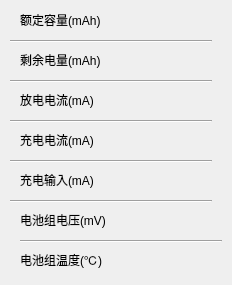
<?xml version="1.0" encoding="UTF-8"?>
<ui version="4.0">
 <class>RunningParamForm</class>
 <widget class="QWidget" name="RunningParamForm">
  <property name="geometry">
   <rect>
    <x>0</x>
    <y>0</y>
    <width>232</width>
    <height>285</height>
   </rect>
  </property>
  <property name="windowTitle">
   <string>Form</string>
  </property>
  <widget class="QLabel" name="label_ratedCapacity">
   <property name="geometry">
    <rect>
     <x>130</x>
     <y>10</y>
     <width>53</width>
     <height>15</height>
    </rect>
   </property>
   <property name="text">
    <string/>
   </property>
  </widget>
  <widget class="Line" name="line_8">
   <property name="geometry">
    <rect>
     <x>10</x>
     <y>80</y>
     <width>202</width>
     <height>2</height>
    </rect>
   </property>
   <property name="orientation">
    <enum>Qt::Horizontal</enum>
   </property>
  </widget>
  <widget class="QLabel" name="label_17">
   <property name="geometry">
    <rect>
     <x>20</x>
     <y>50</y>
     <width>141</width>
     <height>19</height>
    </rect>
   </property>
   <property name="text">
    <string>剩余电量(mAh)</string>
   </property>
  </widget>
  <widget class="QLabel" name="label_tempMax">
   <property name="geometry">
    <rect>
     <x>130</x>
     <y>250</y>
     <width>53</width>
     <height>21</height>
    </rect>
   </property>
   <property name="text">
    <string/>
   </property>
  </widget>
  <widget class="Line" name="line_7">
   <property name="geometry">
    <rect>
     <x>10</x>
     <y>40</y>
     <width>202</width>
     <height>2</height>
    </rect>
   </property>
   <property name="orientation">
    <enum>Qt::Horizontal</enum>
   </property>
  </widget>
  <widget class="QLabel" name="label_18">
   <property name="geometry">
    <rect>
     <x>20</x>
     <y>90</y>
     <width>111</width>
     <height>19</height>
    </rect>
   </property>
   <property name="text">
    <string>放电电流(mA)</string>
   </property>
  </widget>
  <widget class="Line" name="line_18">
   <property name="geometry">
    <rect>
     <x>10</x>
     <y>200</y>
     <width>202</width>
     <height>2</height>
    </rect>
   </property>
   <property name="orientation">
    <enum>Qt::Horizontal</enum>
   </property>
  </widget>
  <widget class="QLabel" name="label_voltage">
   <property name="geometry">
    <rect>
     <x>130</x>
     <y>210</y>
     <width>53</width>
     <height>21</height>
    </rect>
   </property>
   <property name="text">
    <string/>
   </property>
  </widget>
  <widget class="QLabel" name="label_19">
   <property name="geometry">
    <rect>
     <x>20</x>
     <y>130</y>
     <width>121</width>
     <height>19</height>
    </rect>
   </property>
   <property name="text">
    <string>充电电流(mA)</string>
   </property>
  </widget>
  <widget class="QLabel" name="label_22">
   <property name="geometry">
    <rect>
     <x>20</x>
     <y>250</y>
     <width>121</width>
     <height>19</height>
    </rect>
   </property>
   <property name="text">
    <string>电池组温度(℃)</string>
   </property>
  </widget>
  <widget class="Line" name="line_19">
   <property name="geometry">
    <rect>
     <x>20</x>
     <y>240</y>
     <width>202</width>
     <height>2</height>
    </rect>
   </property>
   <property name="orientation">
    <enum>Qt::Horizontal</enum>
   </property>
  </widget>
  <widget class="QLabel" name="label_remainCapacity">
   <property name="geometry">
    <rect>
     <x>130</x>
     <y>50</y>
     <width>53</width>
     <height>21</height>
    </rect>
   </property>
   <property name="text">
    <string/>
   </property>
  </widget>
  <widget class="QLabel" name="label_16">
   <property name="geometry">
    <rect>
     <x>20</x>
     <y>10</y>
     <width>131</width>
     <height>19</height>
    </rect>
   </property>
   <property name="text">
    <string>额定容量(mAh)</string>
   </property>
  </widget>
  <widget class="QLabel" name="label_20">
   <property name="geometry">
    <rect>
     <x>20</x>
     <y>170</y>
     <width>121</width>
     <height>19</height>
    </rect>
   </property>
   <property name="text">
    <string>充电输入(mA)</string>
   </property>
  </widget>
  <widget class="QLabel" name="label_current_in">
   <property name="geometry">
    <rect>
     <x>130</x>
     <y>130</y>
     <width>53</width>
     <height>21</height>
    </rect>
   </property>
   <property name="text">
    <string/>
   </property>
  </widget>
  <widget class="Line" name="line_16">
   <property name="geometry">
    <rect>
     <x>10</x>
     <y>120</y>
     <width>202</width>
     <height>2</height>
    </rect>
   </property>
   <property name="orientation">
    <enum>Qt::Horizontal</enum>
   </property>
  </widget>
  <widget class="QLabel" name="label_current_out">
   <property name="geometry">
    <rect>
     <x>130</x>
     <y>90</y>
     <width>53</width>
     <height>21</height>
    </rect>
   </property>
   <property name="text">
    <string/>
   </property>
  </widget>
  <widget class="QLabel" name="label_5">
   <property name="geometry">
    <rect>
     <x>130</x>
     <y>170</y>
     <width>53</width>
     <height>21</height>
    </rect>
   </property>
   <property name="text">
    <string/>
   </property>
  </widget>
  <widget class="QLabel" name="label_21">
   <property name="geometry">
    <rect>
     <x>20</x>
     <y>210</y>
     <width>141</width>
     <height>19</height>
    </rect>
   </property>
   <property name="text">
    <string>电池组电压(mV)</string>
   </property>
  </widget>
  <widget class="Line" name="line_17">
   <property name="geometry">
    <rect>
     <x>10</x>
     <y>160</y>
     <width>202</width>
     <height>2</height>
    </rect>
   </property>
   <property name="orientation">
    <enum>Qt::Horizontal</enum>
   </property>
  </widget>
 </widget>
 <resources/>
 <connections/>
</ui>
